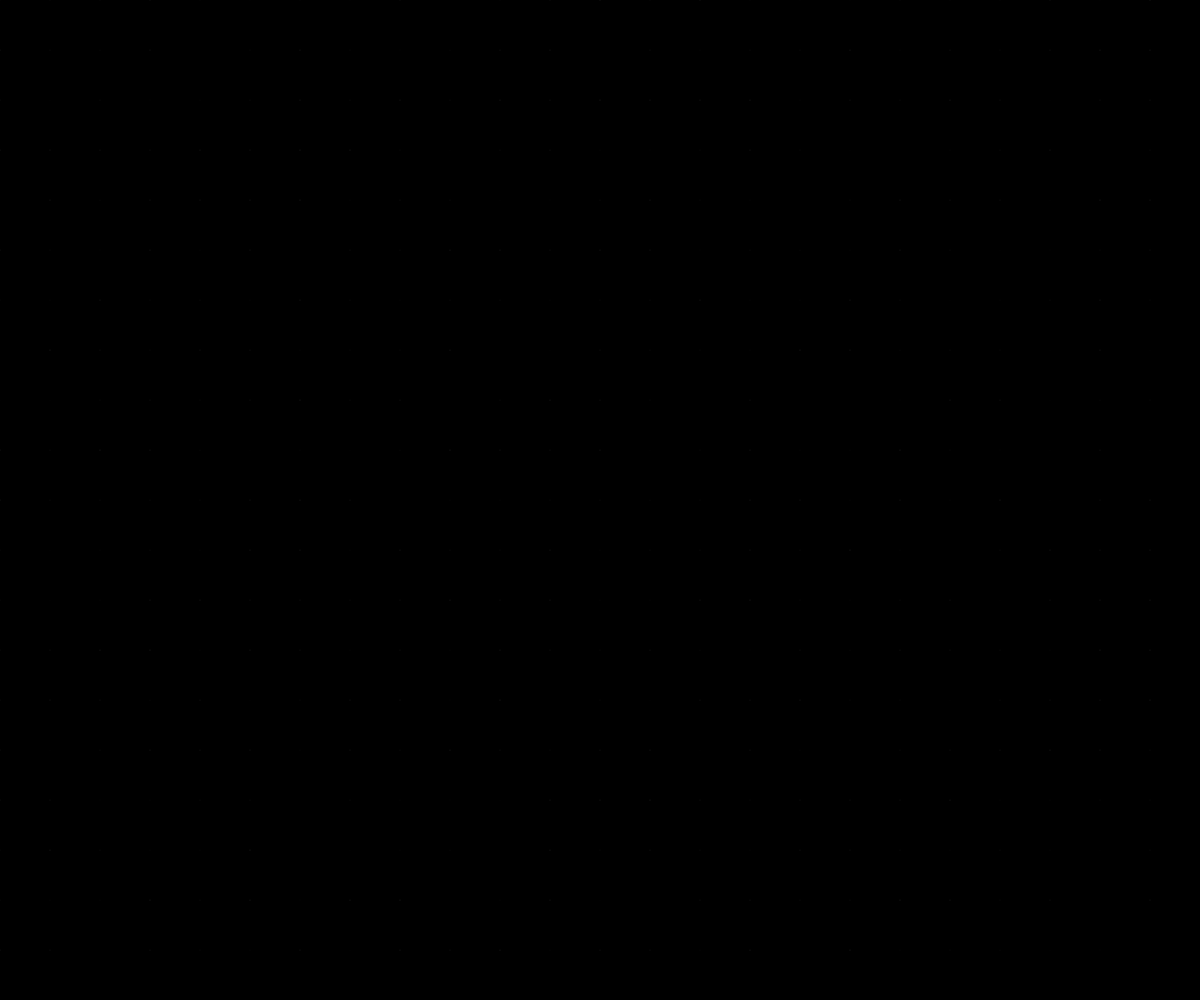
Frame 1 (no input)
Frame 60 (no input): identical to frame 1, image omitted
Frame 120 (the mouse pressed at the canvas centre since frame 60): identical to frame 1, image omitted

The p5.js sketch that drew this single still picture (run headless with seeded random() and noise() and a simulated clock; from frame 60 on, the mouse is pressed at the canvas centre):

// p5.js sketch
// ── sketch.js
// layout & global
const winW = window.innerWidth
const winH = window.innerHeight

const CELL_SIZE = 50
const GRID = {
  rows: winH / CELL_SIZE,
  cols: winW / CELL_SIZE
}
let vertexArray = []
let COLORS = []
let seed
function setup() {
  createCanvas(windowWidth, windowHeight)
  // noLoop()
  stroke(255);
  strokeWeight(1);
  seed = random(0, 10)
  translate(windowWidth / 2, windowHeight / 2);
}

function draw() {
  background(0, 0, 0)
  randomSeed(seed)
      for (let i = 0; i < GRID.cols; i++) {
        COLORS[i] = []
        for (let j = 0; j < GRID.rows; j++) {
          COLORS[i][j]=random(10,150)
        }
      }

  for (let i = 0; i < GRID.cols; i++) {
    for (let j = 0; j < GRID.rows; j++) {
      const x = i * CELL_SIZE
      const y = j * CELL_SIZE
      strokeWeight(0.5);
      stroke(COLORS[i][j])
      // point(x, y);
      beginShape(POINTS);
      vertex(x, y);
      endShape();
      // ellipse(x, y, 3, 3);
      // rect(x, y, 30, 30)
    }
  }
}
